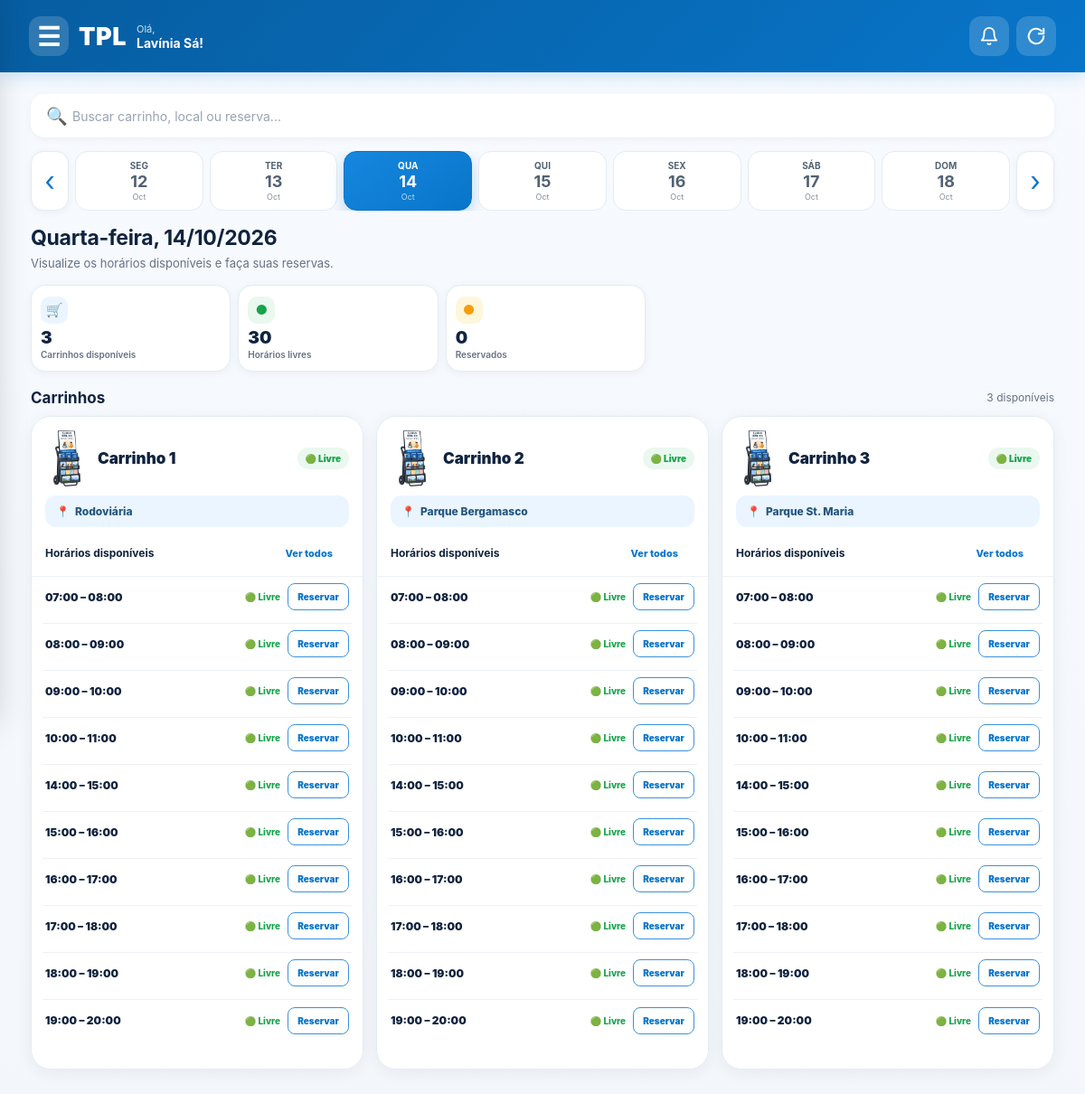
/ (signed in), run on the app's committed database.
### app/models.py (models this page shows, shortened)
class Usuario(db.Model):
    id = db.Column(
        db.Integer,
        primary_key=True
    )
    nome = db.Column(
        db.String(100),
        nullable=False
    )
    email = db.Column(
        db.String(120),
        unique=True,
        nullable=False
    )
    senha = db.Column(
        db.String(200),
        nullable=False
    )
    tipo = db.Column(
        db.String(20),
        default="IRMAO"
    )
    ativo = db.Column(
        db.Boolean,
        default=True
    )
    @property
    def is_authenticated(self):
        return True

class Carrinho(db.Model):
    id = db.Column(
        db.Integer,
        primary_key=True
    )
    nome = db.Column(
        db.String(50),
        nullable=False
    )
    ativo = db.Column(
        db.Boolean,
        default=True
    )

class Local(db.Model):
    id = db.Column(
        db.Integer,
        primary_key=True
    )
    nome = db.Column(
        db.String(100),
        nullable=False
    )
    ativo = db.Column(
        db.Boolean,
        default=True
    )

class Programacao(db.Model):
    id = db.Column(
        db.Integer,
        primary_key=True
    )
    data = db.Column(
        db.Date,
        nullable=False
    )
    hora_inicio = db.Column(
        db.Time,
        nullable=False
    )
    hora_fim = db.Column(
        db.Time,
        nullable=False
    )
    carrinho_id = db.Column(
        db.Integer,
        db.ForeignKey("carrinho.id"),
        nullable=False
    )
    local_id = db.Column(
        db.Integer,
        db.ForeignKey("local.id"),
        nullable=False
    )
    quantidade_maxima = db.Column(
        db.Integer,
        default=3
    )
    carrinho = db.relationship(
        "Carrinho"
    )
    local = db.relationship(
        "Local"
    )

### app/routes.py (the view)
@routes.route("/")
@login_required
def agenda():
    hoje = hoje_sao_paulo()
    data_parametro = request.args.get("data")
    try:
        data_selecionada = (
            date.fromisoformat(data_parametro)
            if data_parametro
            else hoje
        )
    except ValueError:
        data_selecionada = hoje
    garantir_programacao_do_dia(data_selecionada)
    segunda = data_selecionada - timedelta(
        days=data_selecionada.weekday()
    )
    nomes_dias = ["SEG", "TER", "QUA", "QUI", "SEX", "SÁB", "DOM"]
    dias_semana = [
        {
            "data": segunda + timedelta(days=i),
            "nome": nomes_dias[i]
        }
        for i in range(7)
    ]
    programacoes = (
        Programacao.query
        .filter_by(data=data_selecionada)
        .order_by(
            Programacao.carrinho_id,
            Programacao.hora_inicio
        )
        .all()
    )
    carrinhos = {}
    for programacao in programacoes:
        numero = programacao.carrinho_id
        if numero not in carrinhos:
            carrinhos[numero] = {
                "carrinho": programacao.carrinho,
                "local": programacao.local,
                "horarios": []
            }
        reservas = reservas_no_horario(
            programacao.data,
            programacao.hora_inicio,
            programacao.hora_fim,
            programacao.carrinho_id
        )
        nomes = []
        for reserva in reservas:
            nomes.extend(pessoas_da_reserva(reserva))
        total = len(nomes)
        carrinhos[numero]["horarios"].append({
            "programacao": programacao,
            "nomes": nomes,
            "total": total,
            "vagas": max(programacao.quantidade_maxima - total, 0),
            "reservas": reservas,
            "reserva": reservas[0] if reservas else None
        })
    pessoa_menu = Pessoa.query.filter_by(
        usuario_id=current_user.id
    ).first()
    return render_template(
        "agenda.html",
        carrinhos=list(carrinhos.values()),
        dias_semana=dias_semana,
        data_selecionada=data_selecionada,
        hoje=hoje,
        segunda=segunda,
        timedelta=timedelta,
        reservas_calendario=dados_do_calendario(),
        pessoa_menu=pessoa_menu
    )

### app/templates/agenda.html (shortened to what this page needs)
<!DOCTYPE html>
<html lang="pt-BR">
<head>
    <link rel="stylesheet" href="{{ url_for('static', filename='css/style.css') }}">
</head>
<body>
<header class="app-header">
    <div class="header-main">
        <div class="header-left">
            <button
                type="button"
                class="menu-button"
                onclick="abrirMenu()"
                aria-label="Abrir menu"
            >
                ☰
            </button>
            <div class="header-logo">TPL</div>
            {% if current_user.is_authenticated %}
            <div class="header-greeting">
                <small>Olá,</small>
                <strong>{{ current_user.nome }}!</strong>
            </div>
            {% endif %}
        </div>
        <div class="header-actions">
            <button
                type="button"
                class="notification-button"
                id="notificationButton"
                aria-label="Notificações"
            >
                <svg viewBox="0 0 24 24" fill="none" stroke="currentColor"
                     stroke-width="2" stroke-linecap="round" stroke-linejoin="round">
                    <path d="M18 8a6 6 0 0 0-12 0c0 7-3 9-3 9h18s-3-2-3-9"/>
                    <path d="M13.7 21a2 2 0 0 1-3.4 0"/>
                </svg>
            </button>
            <button
                type="button"
                class="refresh-button"
                id="refreshButton"
                aria-label="Atualizar página"
                title="Atualizar página"
            >
                <svg viewBox="0 0 24 24" fill="none" stroke="currentColor"
                     stroke-width="2.2" stroke-linecap="round" stroke-linejoin="round">
                    <path d="M21 12a9 9 0 1 1-2.64-6.36"/>
                    <path d="M21 3v6h-6"/>
                </svg>
            </button>
        </div>
    </div>
</header>
<main class="page">
    <div class="search-box">
        <span class="search-icon">🔍</span>
        <input
            type="search"
            id="searchInput"
            placeholder="Buscar carrinho, local ou reserva..."
            autocomplete="off"
        >
    </div>
    <section id="agendaSection">
        <div class="date-section">
            <div class="date-row">
                <a
                    class="date-arrow"
                    href="{{ url_for('routes.agenda', data=(segunda - timedelta(days=1)).isoformat()) }}"
                    aria-label="Semana anterior"
                >
                    ‹
                </a>
                <div class="dates">
                    {% for dia in dias_semana %}
                    <a
                        href="{{ url_for('routes.agenda', data=dia.data.isoformat()) }}"
                        class="date-card {% if dia.data == data_selecionada %}active{% endif %}"
                    >
                        <span>{{ dia.nome }}</span>
                        <strong>{{ dia.data.day }}</strong>
                        <small>{{ dia.data.strftime('%b') }}</small>
                    </a>
                    {% endfor %}
                </div>
                <a
                    class="date-arrow"
                    href="{{ url_for('routes.agenda', data=(segunda + timedelta(days=7)).isoformat()) }}"
                    aria-label="Próxima semana"
                >
                    ›
                </a>
            </div>
        </div>
        <section class="day-heading">
            {% set nomes_completos = {
                0: "Segunda-feira",
                1: "Terça-feira",
                2: "Quarta-feira",
                3: "Quinta-feira",
                4: "Sexta-feira",
                5: "Sábado",
                6: "Domingo"
            } %}
            <h1>
                {{ nomes_completos[data_selecionada.weekday()] }},
                {{ data_selecionada.strftime('%d/%m/%Y') }}
            </h1>
            <p>Visualize os horários disponíveis e faça suas reservas.</p>
        </section>
        {% set carrinhos_disponiveis = namespace(total=0) %}
        {% set horarios_livres = namespace(total=0) %}
        {% set horarios_reservados = namespace(total=0) %}
        {% for item in carrinhos %}
            {% set possui_vaga = namespace(valor=False) %}
            {% for horario in item.horarios %}
                {% if horario.total < horario.programacao.quantidade_maxima %}
                    {% set possui_vaga.valor = True %}
                {% endif %}
                {% if horario.total == 0 %}
                    {% set horarios_livres.total = horarios_livres.total + 1 %}
                {% else %}
                    {% set horarios_reservados.total = horarios_reservados.total + 1 %}
                {% endif %}
            {% endfor %}
            {% if possui_vaga.valor %}
                {% set carrinhos_disponiveis.total = carrinhos_disponiveis.total + 1 %}
            {% endif %}
        {% endfor %}
        {% set total_carrinhos = carrinhos_disponiveis.total %}
        <section class="stats">
            <div class="stat blue">
                <div class="stat-icon">🛒</div>
                <div class="stat-number">{{ total_carrinhos }}</div>
                <div class="stat-label">Carrinhos disponíveis</div>
            </div>
            <div class="stat green">
                <div class="stat-icon">●</div>
                <div class="stat-number">{{ horarios_livres.total }}</div>
                <div class="stat-label">Horários livres</div>
            </div>
            <div class="stat yellow">
                <div class="stat-icon">●</div>
                <div class="stat-number">{{ horarios_reservados.total }}</div>
                <div class="stat-label">Reservados</div>
            </div>
        </section>
        <div class="section-title">
            <h2>Carrinhos</h2>
            <span>{{ total_carrinhos }} disponíveis</span>
        </div>
        {% if carrinhos %}
        <div class="carts-grid">
            {% for item in carrinhos %}
            {% set uso_atual = namespace(uso=None) %}
            {% set existe_reserva = namespace(valor=False) %}
            {% for horario_cabecalho in item.horarios %}
                {% if horario_cabecalho.reserva %}
                    {% set reserva = horario_cabecalho.reserva %}
                    {% set existe_reserva.valor = True %}
                    {% for uso in reserva.uso_carrinho %}
                        {% if uso.checkout_em is none %}
                            {% set uso_atual.uso = uso %}
                        {% endif %}
                    {% endfor %}
                {% endif %}
            {% endfor %}
            <article
                class="cart-card"
                data-cart-name="{{ item.carrinho.nome }}"
                data-location="{{ item.local.nome }}"
            >
                <div class="cart-header">
                    <div class="cart-title-row">
                        <div class="cart-title">
                            <img
                                src="{{ url_for('static', filename='imagens/carrinho_tpl.png') }}"
                                alt="Carrinho"
                                class="cart-image"
                            >
                            <div>
                                <h3>{{ item.carrinho.nome }}</h3>
                            </div>
                        </div>
                        {% if uso_atual.uso %}
                        <span class="cart-status status-use">🔵 Em uso</span>
                        {% elif existe_reserva.valor %}
                        <span class="cart-status status-reserved">🟡 Reservado</span>
                        {% else %}
                        <span class="cart-status status-free">🟢 Livre</span>
                        {% endif %}
                    </div>
                </div>
                <div class="cart-location">
                    📍
                    <span>{{ item.local.nome }}</span>
                </div>
                <div class="schedule-header">
                    <strong>Horários disponíveis</strong>
                    <button type="button" class="show-all">Ver todos</button>
                </div>
                <div class="schedule-list">
                    {% for horario in item.horarios %}
                    <div
                        class="schedule-row"
                        data-time="{{ horario.programacao.hora_inicio.strftime('%H:%M') }}"
                    >
                        <div class="schedule-time">
                            {{ horario.programacao.hora_inicio.strftime('%H:%M') }}
                            –
                            {{ horario.programacao.hora_fim.strftime('%H:%M') }}
                        </div>
                        <div class="schedule-status">
                            {% if horario.total >= horario.programacao.quantidade_maxima %}
                                <span class="schedule-status full">🔴 Lotado</span>
                            {% elif horario.total > 0 %}
                                <span class="schedule-status reserved">🟡 Reservado</span>
                            {% else %}
                                <span class="schedule-status free">🟢 Livre</span>
                            {% endif %}
                        </div>
                        <div>
                            {% if horario.reserva %}
                                {% if current_user.tipo == "ADMIN" or horario.reserva.usuario_id == current_user.id %}
                                <form
                                    method="POST"
                                    action="{{ url_for('routes.excluir_reserva', reserva_id=horario.reserva.id) }}"
                                    onsubmit="return confirm('Deseja realmente excluir esta reserva?');"
                                >
                                    <button type="submit" class="delete-button">
                                        Excluir
                                    </button>
                                </form>
                                {% else %}
                                <span class="exclusive" style="background:#fff6dc;color:#b76e00;">
                                    Reservado
                                </span>
                                {% endif %}
                            {% elif data_selecionada < hoje %}
                                <span class="exclusive">Encerrado</span>
                            {% elif horario.total >= horario.programacao.quantidade_maxima %}
                                <span class="exclusive">Lotado</span>
                            {% else %}
                                <a
                                    href="{{ url_for('routes.participar', programacao_id=horario.programacao.id) }}"
                                    class="reserve-button"
                                >
                                    Reservar
                                </a>
                            {% endif %}
                        </div>
                    </div>
                    {% endfor %}
                </div>
                <div
                    class="cart-actions"
                    data-data-selecionada="{{ data_selecionada.isoformat() }}"
                    style="padding: 10px 12px 14px;"
                >
                </div>
            </article>
            {% endfor %}
        </div>
        {% else %}
        <div class="empty-state">
            <div class="empty-icon">📅</div>
            <strong>Nenhum horário cadastrado</strong>
            <p>Não há programação para este dia.</p>
        </div>
        {% endif %}
    </section>
</main>
</body>
</html>

### data on the page
Usuario: nome "Lavínia Sá"
Carrinho: carrinho.nome "Carrinho 1"
Local: local.nome "Rodoviária"
Programacao: programacao.hora_inicio "07:00", programacao.hora_fim "08:00"
Programacao: programacao.hora_inicio "08:00", programacao.hora_fim "09:00"
Programacao: programacao.hora_inicio "09:00", programacao.hora_fim "10:00"
Programacao: programacao.hora_inicio "10:00", programacao.hora_fim "11:00"
Programacao: programacao.hora_inicio "14:00", programacao.hora_fim "15:00"
Programacao: programacao.hora_inicio "15:00", programacao.hora_fim "16:00"
Programacao: programacao.hora_inicio "16:00", programacao.hora_fim "17:00"
Programacao: programacao.hora_inicio "17:00", programacao.hora_fim "18:00"
Programacao: programacao.hora_inicio "18:00", programacao.hora_fim "19:00"
Programacao: programacao.hora_inicio "19:00", programacao.hora_fim "20:00"
Carrinho: carrinho.nome "Carrinho 2"
Local: local.nome "Parque Bergamasco"
Programacao: programacao.hora_inicio "07:00", programacao.hora_fim "08:00"
Programacao: programacao.hora_inicio "08:00", programacao.hora_fim "09:00"
Programacao: programacao.hora_inicio "09:00", programacao.hora_fim "10:00"
Programacao: programacao.hora_inicio "10:00", programacao.hora_fim "11:00"
Programacao: programacao.hora_inicio "14:00", programacao.hora_fim "15:00"
Programacao: programacao.hora_inicio "15:00", programacao.hora_fim "16:00"
Programacao: programacao.hora_inicio "16:00", programacao.hora_fim "17:00"
Programacao: programacao.hora_inicio "17:00", programacao.hora_fim "18:00"
Programacao: programacao.hora_inicio "18:00", programacao.hora_fim "19:00"
Programacao: programacao.hora_inicio "19:00", programacao.hora_fim "20:00"
Carrinho: carrinho.nome "Carrinho 3"
Local: local.nome "Parque St. Maria"
Programacao: programacao.hora_inicio "07:00", programacao.hora_fim "08:00"
Programacao: programacao.hora_inicio "08:00", programacao.hora_fim "09:00"
Programacao: programacao.hora_inicio "09:00", programacao.hora_fim "10:00"
Programacao: programacao.hora_inicio "10:00", programacao.hora_fim "11:00"
Programacao: programacao.hora_inicio "14:00", programacao.hora_fim "15:00"
Programacao: programacao.hora_inicio "15:00", programacao.hora_fim "16:00"
Programacao: programacao.hora_inicio "16:00", programacao.hora_fim "17:00"
Programacao: programacao.hora_inicio "17:00", programacao.hora_fim "18:00"
Programacao: programacao.hora_inicio "18:00", programacao.hora_fim "19:00"
Programacao: programacao.hora_inicio "19:00", programacao.hora_fim "20:00"

### other printed values
{{ dia.nome }} "SEG" "TER" "QUA" "QUI" "SEX" "SÁB" "DOM"
{{ dia.data.day }} "12" "13" "14" "15" "16" "17" "18"
{{ dia.data.strftime('%b') }} "Oct" "Oct" "Oct" "Oct" "Oct" "Oct" "Oct"
{{ nomes_completos[data_selecionada.weekday()] }} "Quarta-feira"
{{ data_selecionada.strftime('%d/%m/%Y') }} "14/10/2026"
{{ total_carrinhos }} "3"
{{ horarios_livres.total }} "30"
{{ horarios_reservados.total }} "0"
